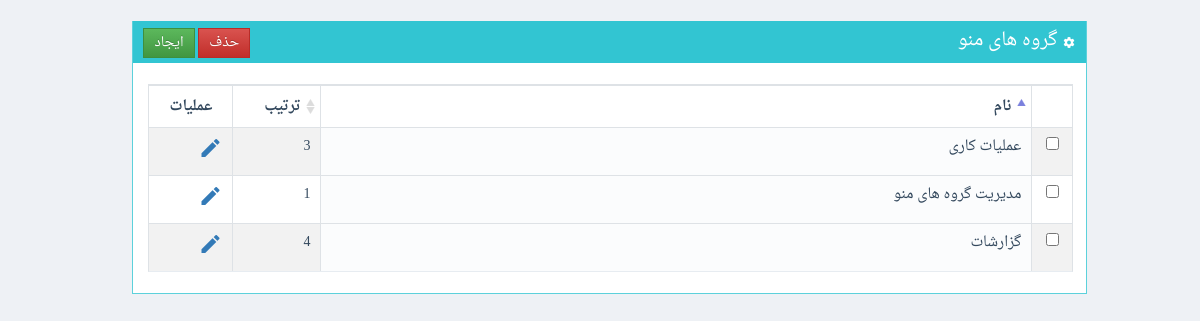
The app's page /www/sadaf/ManageSystemFacilityGroups.php (signed in) with its own data.
### tables this page shows
CREATE TABLE `systemfacilitygroups` (
  `GroupID` int(11) NOT NULL AUTO_INCREMENT,
  `GroupName` varchar(145) DEFAULT NULL,
  `OrderNo` int(11) DEFAULT NULL,
  PRIMARY KEY (`GroupID`)
);

### www/shares/pdodb.class.php (called while the page is built, shortened)
<?php
class pdodb {
  private $dsn;
  private $pdo;
  static  $pdoinstance = false;
  private function __construct($_host = "", $_user = "", $_pass = "", $_default_db = "",$_driver="",$debug=self::DEBUG_MODE) {
    $this->dsn = "mysql:dbname=$_default_db;host=$_host";
  }
  public static function getInstance($_host = "", $_user = "", $_pass = "", $_default_db = "",$_driver="") {
    if ("" == $_driver)      $_driver = sys_config::$db_server['driver'];
    if ("" == $_host)        $_host = sys_config::$db_server['host'];
    if ("" == $_user)        $_user = sys_config::$db_server['user'];
    if ("" == $_pass)        $_pass = sys_config::$db_server['pass'];
    if ("" == $_default_db)  $_default_db = sys_config::$db_server['database'];
    if (!@pdodb::$pdoinstance[$_host.$_user.$_default_db]) {
      pdodb::$pdoinstance[$_host.$_user.$_default_db] = new pdodb($_host,$_user,$_pass,$_default_db,$_driver);
    }
    return pdodb::$pdoinstance[$_host.$_user.$_default_db];
  }
  private function connect($_driver = "", $_host = "", $_user = "", $_pass = "", $_default_db = "",$debug=self::DEBUG_MODE) {
    try{
      $this->pdo = new pdo($this->dsn , $_user , $_pass, array(PDO::MYSQL_ATTR_INIT_COMMAND =>  "SET NAMES utf8") );
      return $this->pdo;
    }
    catch (PDOException $e) {
      print (self::PDO_CONNECTION_ERROR);
      print ($e->getMessage());
      if ($debug) $this->backtrace();
      exit();
    }
  }
  function Execute($sqlstr,$fetch_mode=PDO::FETCH_ASSOC,$debug=self::DEBUG_MODE) {
    $trans = array(self::ARABIC_YA => self::PERSIAN_YA , self::ARABIC_KAF => self::PERSIAN_KAF);
    $this->statement = $this->pdo->query(strtr($sqlstr,$trans));
    $error_info = $this->pdo->errorInfo();
    return $this->statement;
  }
}
?>

### www/sadaf/classes/SystemFacilityGroups.class.php (called while the page is built, shortened)
<?php
class manage_SystemFacilityGroups
{
	static function GetList()
	{
		$mysql = pdodb::getInstance();
		$k=0;
		$ret = array();
		$query = "select SystemFacilityGroups.GroupID
				,SystemFacilityGroups.GroupName
				,SystemFacilityGroups.OrderNo from sadaf.SystemFacilityGroups  ";
		$res = $mysql->Execute($query);
		while($rec=$res->fetch())
		{
			$ret[$k] = new be_SystemFacilityGroups();
			$ret[$k]->GroupID=$rec["GroupID"];
			$ret[$k]->GroupName=$rec["GroupName"];
			$ret[$k]->OrderNo=$rec["OrderNo"];
			$k++;
		}
		return $ret;
	}
}
?>

### www/sadaf/ManageSystemFacilityGroups.php (the view, shortened to what this page needs)
<?php
include("classes/SystemFacilityGroups.class.php");
?>
<form method="post" id="f1" name="f1" >
<div class="container-fluid">
</form>
<?php
$res = manage_SystemFacilityGroups::GetList();
?>
<br>
<div class="row">
<div class="col-1" ></div>
<div class="col-10">
	<div class="portlet box green">
		<div class="portlet-title">
			<div class="actions">
				<input type="button" class="btn btn-success btn-sm" onclick="javascript: ResetForm(); $('#DataEntryForm').modal();" value="ایجاد">
				<input type="button" class="btn btn-danger btn-sm" data-toggle="confirmation"
					data-btn-ok-label="بلی"
					data-btn-ok-class="btn-success"
				data-btn-ok-icon-class="material-icons" data-btn-ok-icon-content="check"
				data-btn-cancel-label="خیر" data-btn-cancel-class="btn-danger"
				data-btn-cancel-icon-class="material-icons" data-btn-cancel-icon-content="close"
				data-title="آیا مطمئن هستید؟" data-content=""
				value="حذف">
			</div>
			<div class="caption">
			<i class="material-icons">settings</i>
				گروه های منو
			</div>
		</div>
		<div class="portlet-body">
			<form id="ListForm" name="ListForm" method="post">
			<table class="table table-striped table-bordered table-hover table-checkable order-column" id="FacilityGroupList">
			<thead>
				<th >&nbsp;</th>
				<th > نام </th>
				<th > ترتیب </th>
				<th > عملیات </th>
			</thead>
			<tbody>
			<?
			for($k=0; $k<count($res); $k++)
			{
				echo "<tr>";
				echo "<td>";
				echo "<input type=\"checkbox\" name=\"ch_".$res[$k]->GroupID."\">";
				echo "</td>";
				echo "	<td>".htmlentities($res[$k]->GroupName, ENT_QUOTES, 'UTF-8')."</td>";
				echo "	<td>".htmlentities($res[$k]->OrderNo, ENT_QUOTES, 'UTF-8')."</td>";
				echo "	<td>";
				echo "<a href='javascript: SetRecordForUpdate(".$res[$k]->GroupID.")'>";
				echo "<i class='material-icons'>edit</i>";
				echo "</a>";
				echo "</td>";
				echo "</tr>";
			}
			?>
			</tbody>
			</table>
		</div>
	</div>
</div>
<div class="col-1" ></div>
</div>
</html>

### www/sadaf/css/plugins-rtl.css (style rules this page uses)
.table-checkable tr > th:first-child, .table-checkable tr > td:first-child { text-align: center; max-width: 50px; min-width: 40px; padding-right: 0; padding-left: 0; }
table.dataTable thead th, table.dataTable thead td { padding: 10px 20px; border-bottom: 2px solid #e7ecf1; outline: none !important; }
table.dataTable.no-footer { border-bottom-color: #e7ecf1; }
table.dataTable td.sorting_1, table.dataTable td.sorting_2, table.dataTable td.sorting_3, table.dataTable th.sorting_1, table.dataTable th.sorting_2, table.dataTable th.sorting_3 { background: #fbfcfd !important; }
table.dataTable thead .sorting, table.dataTable thead .sorting_asc, table.dataTable thead .sorting_desc, table.dataTable thead .sorting_asc_disabled, table.dataTable thead .sorting_desc_disabled { cursor: pointer; }
table.dataTable thead .sorting:after, table.dataTable thead .sorting_asc:after, table.dataTable thead .sorting_desc:after, table.dataTable thead .sorting_asc_disabled:after, table.dataTable thead .sorting_desc_disabled:after { display: none; }
table.dataTable thead .sorting { background: url("../images/sort_both.png") no-repeat center right; }
table.dataTable thead .sorting_asc { background: url("../images/sort_asc.png") no-repeat center right; }

### www/sadaf/css/lab.css (style rules this page uses)
* { font-family:DroidNaskh,verdana,tahoma }
.material-icons { font-family: 'Material Icons'; font-weight: normal; font-style: normal; font-size: 24px; line-height: 1; letter-spacing: normal; text-transform: none; display: inline-block; white-space: nowrap; word-wrap: normal; direction: ltr; -moz-font-feature-settings: 'liga'; -moz-osx-font-smoothing: grayscale; }
table { direction: rtl; }
.page-content { background: #eef1f5; margin-right: 0px; margin-left: 19px; margin-top: 0px; margin-bottom: 0px; }

### records on screen
systemfacilitygroups: GroupName "مدیریت گروه های منو", OrderNo "1"
systemfacilitygroups: GroupName "عملیات کاری", OrderNo "3"
systemfacilitygroups: GroupName "گزارشات", OrderNo "4"
